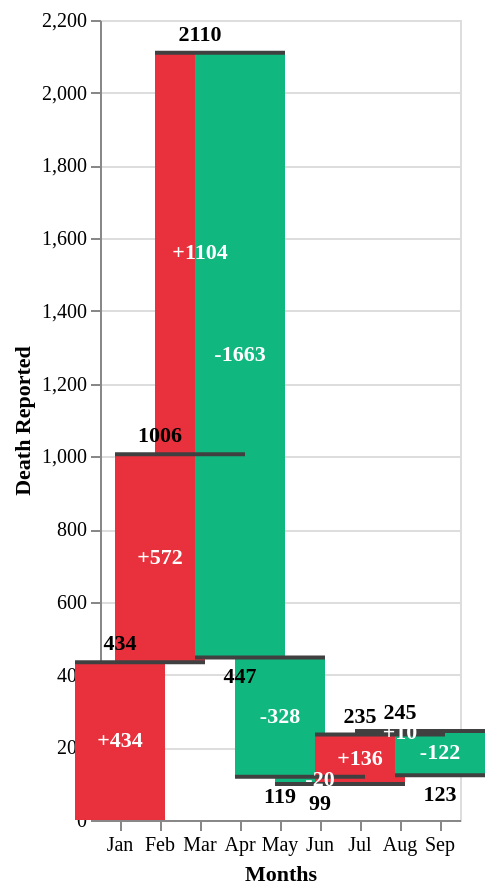

Source (Vega-Lite JSON):
### Vega-Lite specification from a JSON file in a GitHub repository (floating-point values rounded to 4 significant figures)
{"$schema": "https://vega.github.io/schema/vega-lite/v5.json", "description": "number of death over the months in 2022", "data": {"values": [{"label": "Jan", "count": 434}, {"label": "Feb", "count": 572}, {"label": "Mar", "count": 1104}, {"label": "Apr", "count": -1663}, {"label": "May", "count": -328}, {"label": "Jun", "count": -20}, {"label": "Jul", "count": 136}, {"label": "Aug", "count": 10}, {"label": "Sep", "count": -122}]}, "width": "container", "height": 400, "transform": [{"window": [{"op": "sum", "field": "count", "as": "sum"}]}, {"window": [{"op": "lead", "field": "label", "as": "lead"}]}, {"calculate": "datum.lead === null ? datum.label : datum.lead", "as": "lead"}, {"calculate": "datum.label === 'End' ? 0 : datum.sum - datum.count", "as": "previous_sum"}, {"calculate": "datum.label === 'End' ? datum.sum : datum.count", "as": "count"}, {"calculate": "(datum.label !== 'Begin' && datum.label !== 'End' && datum.count > 0 ? '+' : '') + datum.count", "as": "text_count"}, {"calculate": "(datum.sum + datum.previous_sum) / 2", "as": "center"}, {"calculate": "datum.sum < datum.previous_sum ? datum.sum : ''", "as": "sum_dec"}, {"calculate": "datum.sum > datum.previous_sum ? datum.sum : ''", "as": "sum_inc"}], "encoding": {"x": {"field": "label", "type": "ordinal", "sort": null, "axis": {"labelAngle": 0, "title": "Months"}}}, "layer": [{"mark": {"type": "bar", "size": 45}, "encoding": {"y": {"field": "previous_sum", "type": "quantitative", "title": "Death Reported"}, "y2": {"field": "sum"}, "color": {"condition": [{"test": "datum.label === 'Begin' || datum.label === 'End'", "value": "#f7e0b6"}, {"test": "datum.sum < datum.previous_sum", "value": "#10B880"}], "value": "#E8313C"}}}, {"mark": {"type": "rule", "color": "#404040", "opacity": 1, "strokeWidth": 2, "xOffset": -22.5, "x2Offset": 22.5}, "encoding": {"x2": {"field": "lead"}, "y": {"field": "sum", "type": "quantitative"}}}, {"mark": {"type": "text", "dy": -4, "baseline": "bottom"}, "encoding": {"y": {"field": "sum_inc", "type": "quantitative"}, "text": {"field": "sum_inc", "type": "nominal"}}}, {"mark": {"type": "text", "dy": 4, "baseline": "top"}, "encoding": {"y": {"field": "sum_dec", "type": "quantitative"}, "text": {"field": "sum_dec", "type": "nominal"}}}, {"mark": {"type": "text", "fontWeight": "bold", "baseline": "middle"}, "encoding": {"y": {"field": "center", "type": "quantitative"}, "text": {"field": "text_count", "type": "nominal"}, "color": {"condition": [{"test": "datum.label === 'Begin' || datum.label === 'End'", "value": "#725a30"}], "value": "white"}}}], "config": {"text": {"fontWeight": "bold"}, "font": "Nunito"}}
